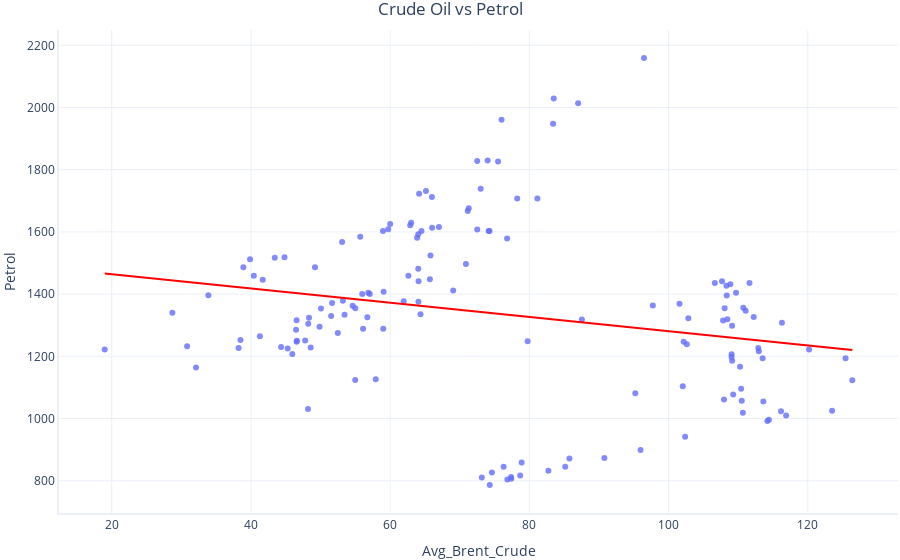
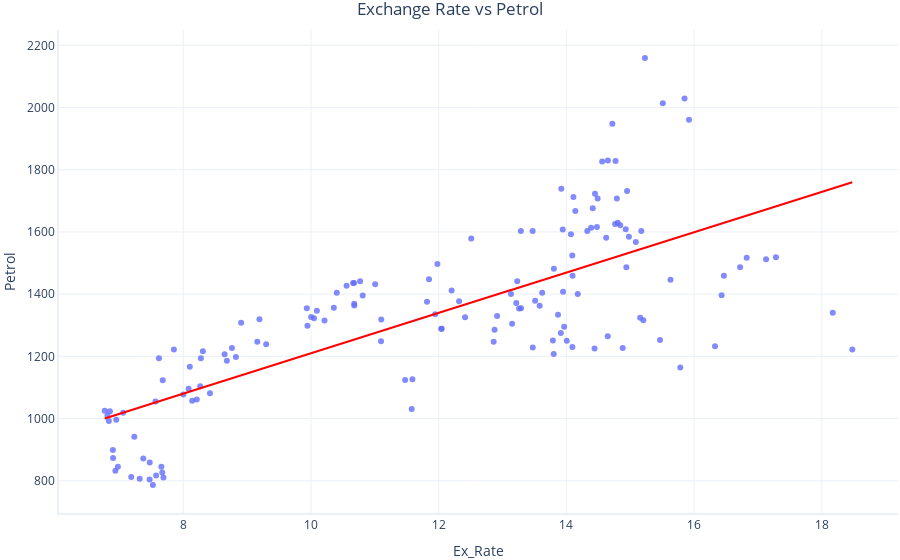

These figures' notebook cell, in order:
### Code cell
import plotly.express as px
fig = px.scatter(dataset, x='Avg_Brent_Crude', y='Petrol', trendline='ols', trendline_color_override='red', title='Crude Oil vs Petrol')

fig1 = px.scatter(dataset, x='Ex_Rate', y='Petrol', trendline='ols', trendline_color_override='red', title='Exchange Rate vs Petrol')

fig.show()
fig1.show()

### Figure 1 — Plotly figure (JSON) as saved in the notebook; plotly's stock layout.template omitted (floating-point values rounded to 4 significant figures; data arrays with more than 128 entries replaced by an {"elided": "..."} marker saying what was removed)
{"data": [{"hovertemplate": "Avg_Brent_Crude=%{x}<br>Petrol=%{y}<extra></extra>", "legendgroup": "", "marker": {"color": "#636efa", "symbol": "circle"}, "mode": "markers", "name": "", "orientation": "v", "showlegend": false, "type": "scatter", "x": {"elided": "147 float values"}, "xaxis": "x", "y": {"elided": "147 float values"}, "yaxis": "y"}, {"hovertemplate": "<b>OLS trendline</b><br>Petrol = -2.28877 * Avg_Brent_Crude + 1509.51<br>R<sup>2</sup>=0.047450<br><br>Avg_Brent_Crude=%{x}<br>Petrol=%{y} <b>(trend)</b><extra></extra>", "legendgroup": "", "line": {"color": "red"}, "marker": {"color": "#636efa", "symbol": "circle"}, "mode": "lines", "name": "", "showlegend": false, "type": "scatter", "x": {"elided": "147 float values"}, "xaxis": "x", "y": {"elided": "147 float values"}, "yaxis": "y"}], "layout": {"legend": {"tracegroupgap": 0}, "title": {"text": "Crude Oil vs Petrol"}, "xaxis": {"anchor": "y", "domain": [0, 1], "title": {"text": "Avg_Brent_Crude"}}, "yaxis": {"anchor": "x", "domain": [0, 1], "title": {"text": "Petrol"}}}}

### Figure 2 — Plotly figure (JSON) as saved in the notebook; plotly's stock layout.template omitted (floating-point values rounded to 4 significant figures; data arrays with more than 128 entries replaced by an {"elided": "..."} marker saying what was removed)
{"data": [{"hovertemplate": "Ex_Rate=%{x}<br>Petrol=%{y}<extra></extra>", "legendgroup": "", "marker": {"color": "#636efa", "symbol": "circle"}, "mode": "markers", "name": "", "orientation": "v", "showlegend": false, "type": "scatter", "x": {"elided": "147 float values"}, "xaxis": "x", "y": {"elided": "147 float values"}, "yaxis": "y"}, {"hovertemplate": "<b>OLS trendline</b><br>Petrol = 64.8841 * Ex_Rate + 561.003<br>R<sup>2</sup>=0.541097<br><br>Ex_Rate=%{x}<br>Petrol=%{y} <b>(trend)</b><extra></extra>", "legendgroup": "", "line": {"color": "red"}, "marker": {"color": "#636efa", "symbol": "circle"}, "mode": "lines", "name": "", "showlegend": false, "type": "scatter", "x": {"elided": "147 float values"}, "xaxis": "x", "y": {"elided": "147 float values"}, "yaxis": "y"}], "layout": {"legend": {"tracegroupgap": 0}, "title": {"text": "Exchange Rate vs Petrol"}, "xaxis": {"anchor": "y", "domain": [0, 1], "title": {"text": "Ex_Rate"}}, "yaxis": {"anchor": "x", "domain": [0, 1], "title": {"text": "Petrol"}}}}
